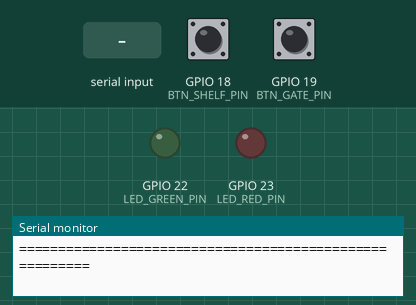
The sketch below on a simulated ESP32. Shown: output pins drawn as LEDs (lit = HIGH), the last lines printed to the serial monitor. Dashed ring = blinking. The inputs (shaded band) are chosen by the test bench; at power-on: GPIO 18 (BTN_SHELF_PIN) HIGH, GPIO 19 (BTN_GATE_PIN) HIGH. WiFi joins after 1.5 s; servers stay silent unless stated; random numbers use the default seed unless the sketch sets one; no MQTT or app messages arrive unless stated; not simulated (calls return 0 or success): secrets.h; names the files do not define were given values by the test bench: MQTT_PORT = 1883.

Above: at 2.7 s.
2.8 s: GPIO 18 (BTN_SHELF_PIN) pulled LOW for 1 s
At 3.25 s:
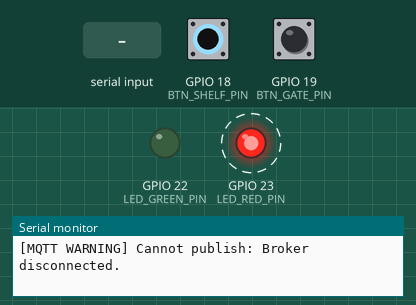
6.7 s: GPIO 19 (BTN_GATE_PIN) pulled LOW for 1 s
At 7.16 s:
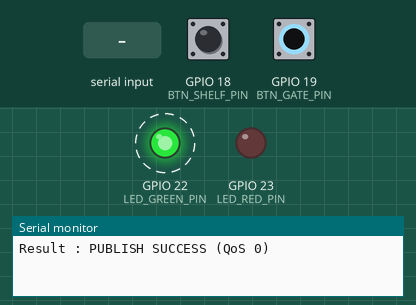
9.7 s: "1\n" received over Serial
At 10.1 s:
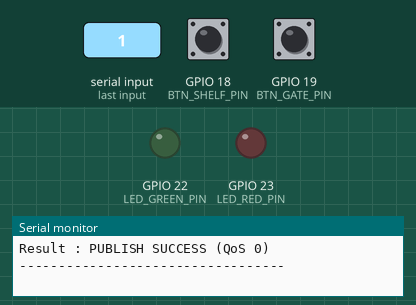
11.2 s: GPIO 18 (BTN_SHELF_PIN) pulled LOW for 0.15 s
At 12.5 s:
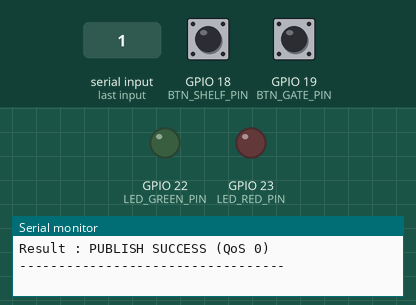
12.8 s: GPIO 19 (BTN_GATE_PIN) pulled LOW for 0.15 s
At 13.7 s:
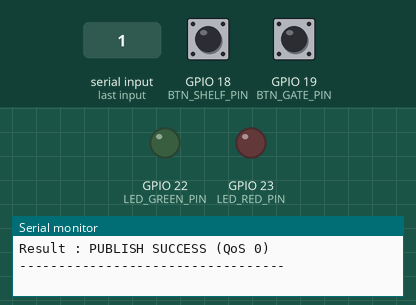
14.4 s: "2\n" received over Serial
At 15.0 s:
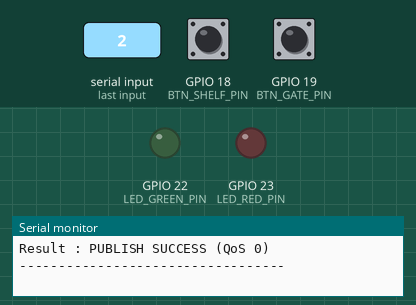
Timing chart, 0 to 16.9 s (numbered marks = the images above; inputs shaded):
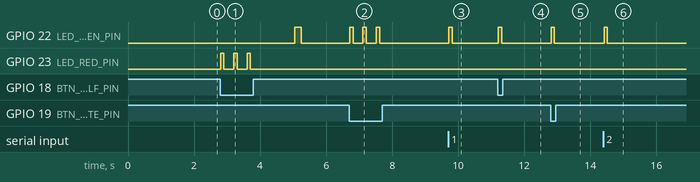

Measured:
- after the input at 2.8 s, GPIO 23 (LED_RED_PIN): alternates HIGH for 0.10 s and LOW for 0.30 s, 6 changes in all, then stays LOW, starting at once
- after the input at 6.7 s, GPIO 22 (LED_GREEN_PIN): alternates HIGH for 0.10 s and LOW for 0.30 s, 6 changes in all, then stays LOW, starting at once
- after the input at 9.7 s, GPIO 22 (LED_GREEN_PIN): LOW → HIGH at once, → LOW 0.10 s later
- after the input at 11.2 s, GPIO 22 (LED_GREEN_PIN): LOW → HIGH at once, → LOW 0.10 s later
- after the input at 12.8 s, GPIO 22 (LED_GREEN_PIN): LOW → HIGH at once, → LOW 0.10 s later
- after the input at 14.4 s, GPIO 22 (LED_GREEN_PIN): LOW → HIGH at once, → LOW 0.10 s later

The sketch:

esp32_firmware.ino
```cpp
/*
 ============================================================================
 IoT-Based Smart Asset Tracking and Anomaly Detection System
 ESP32 Wokwi Firmware: RFID/IoT Asset Scanner & MQTT Telemetry Node
 ============================================================================

 Features:
   - Connects to WiFi ("Wokwi-GUEST" in simulation or configured LAN AP).
   - Connects to Eclipse Mosquitto MQTT broker on topic "asset/events".
   - Hardware Input Simulation:
       * Pushbutton 1 (GPIO 18): Simulates an Internal Shelf Scan (Asset A001 @ SHELF_01).
       * Pushbutton 2 (GPIO 19): Simulates a Perimeter Gate Scan (Asset A005 @ MAIN_GATE).
       * Serial Console Input: Type '1'-'5' to simulate scans for assets A001-A005.
   - Emits canonical JSON events conforming to the backend schema:
       {
         "message_id": "esp32-xxxx",
         "asset_id": "A001",
         "location": "SHELF_01",
         "event_type": "INTERNAL_SCAN",
         "timestamp": "2026-10-23T18:00:00Z"
       }
   - Status LEDs:
       * Green LED (GPIO 22): Blinks on successful publish / Normal event.
       * Red LED (GPIO 23): Blinks on Alert / Unauthorized / MQTT error.
 ============================================================================
*/

#include <WiFi.h>
#include <PubSubClient.h>
#include <ArduinoJson.h>
#include "secrets.h"

// Hardware Pin Definitions
#define BTN_SHELF_PIN   18   // Pushbutton 1: Internal Shelf Scan
#define BTN_GATE_PIN    19   // Pushbutton 2: Main Gate Scan
#define LED_GREEN_PIN   22   // Status Indicator: OK / Published
#define LED_RED_PIN     23   // Status Indicator: Alert / Error

// Debounce Tracking
unsigned long lastShelfBtnTime = 0;
unsigned long lastGateBtnTime = 0;
const unsigned long DEBOUNCE_DELAY_MS = 400;

// Registered Demo Assets and expected zones
struct AssetConfig {
  const char* id;
  const char* name;
  const char* defaultZone;
  bool isExitAuthorized;
};

const AssetConfig CATALOG[] = {
  {"A001", "Laptop", "SHELF_01", true},
  {"A002", "Monitor", "SHELF_01", true},
  {"A003", "Keyboard", "SHELF_02", true},
  {"A004", "Projector", "SHELF_02", true},
  {"A005", "Scanner", "SHELF_03", false}
};
const int CATALOG_SIZE = sizeof(CATALOG) / sizeof(CATALOG[0]);

// Network Clients
WiFiClient espClient;
PubSubClient mqttClient(espClient);

// Reconnection Timer
unsigned long lastMqttReconnectAttempt = 0;
const unsigned long RECONNECT_INTERVAL_MS = 5000;

// Event counter for unique message ID generation
unsigned long eventCounter = 1000;

// ----------------------------------------------------------------------------
// Utility Functions
// ----------------------------------------------------------------------------

void flashLed(int pin, int durationMs = 150) {
  digitalWrite(pin, HIGH);
  delay(durationMs);
  digitalWrite(pin, LOW);
}

void printSerialHelp() {
  Serial.println(F("\n========================================================"));
  Serial.println(F("ESP32 IoT Asset Tracking Node - Interactive Commands:"));
  Serial.println(F("  Press Green Button (GPIO 18) : Normal Scan A001 @ SHELF_01"));
  Serial.println(F("  Press Red Button (GPIO 19)   : Gate Scan A005 @ MAIN_GATE"));
  Serial.println(F("  Serial Key '1'               : Normal Scan A001 @ SHELF_01"));
  Serial.println(F("  Serial Key '2'               : Misplaced Scan A002 @ SHELF_03"));
  Serial.println(F("  Serial Key '3'               : Normal Scan A003 @ SHELF_02"));
  Serial.println(F("  Serial Key '4'               : Authorized Exit A004 @ MAIN_GATE"));
  Serial.println(F("  Serial Key '5'               : Unauthorized Exit A005 @ MAIN_GATE"));
  Serial.println(F("  Serial Key 'h'               : Show this help menu"));
  Serial.println(F("========================================================\n"));
}

// ----------------------------------------------------------------------------
// WiFi Connection
// ----------------------------------------------------------------------------

void setupWiFi() {
  delay(10);
  Serial.println();
  Serial.print(F("[WiFi] Connecting to SSID: "));
  Serial.println(WIFI_SSID);

  WiFi.mode(WIFI_STA);
  WiFi.begin(WIFI_SSID, WIFI_PASSWORD);

  int attempts = 0;
  while (WiFi.status() != WL_CONNECTED && attempts < 20) {
    delay(500);
    Serial.print(F("."));
    attempts++;
  }

  if (WiFi.status() == WL_CONNECTED) {
    Serial.println(F("\n[WiFi] Connected successfully!"));
    Serial.print(F("[WiFi] Assigned IP: "));
    Serial.println(WiFi.localIP());
  } else {
    Serial.println(F("\n[WiFi WARNING] WiFi not connected. Simulation will retry in background."));
  }
}

// ----------------------------------------------------------------------------
// MQTT Connection & Callback
// ----------------------------------------------------------------------------

void mqttCallback(char* topic, byte* payload, unsigned int length) {
  Serial.print(F("[MQTT INBOUND] Topic: "));
  Serial.println(topic);
}

boolean connectMQTT() {
  Serial.print(F("[MQTT] Attempting connection to broker: "));
  Serial.print(MQTT_BROKER);
  Serial.print(F(":"));
  Serial.println(MQTT_PORT);

  // Generate a distinct client ID with random suffix to avoid broker kicks
  String clientId = String(MQTT_CLIENT_ID) + "_" + String(random(0xffff), HEX);

  boolean connected = false;
  if (strlen(MQTT_USERNAME) > 0) {
    connected = mqttClient.connect(clientId.c_str(), MQTT_USERNAME, MQTT_PASSWORD);
  } else {
    connected = mqttClient.connect(clientId.c_str());
  }

  if (connected) {
    Serial.println(F("[MQTT] Connected to broker successfully!"));
    flashLed(LED_GREEN_PIN, 200);
  } else {
    Serial.print(F("[MQTT ERROR] Connection failed, rc="));
    Serial.println(mqttClient.state());
    flashLed(LED_RED_PIN, 200);
  }
  return connected;
}

// ----------------------------------------------------------------------------
// Publish Telemetry Event
// ----------------------------------------------------------------------------

bool publishAssetEvent(const char* assetId, const char* location, const char* eventType) {
  if (!mqttClient.connected()) {
    Serial.println(F("[MQTT WARNING] Cannot publish: Broker disconnected."));
    flashLed(LED_RED_PIN, 100);
    return false;
  }

  // Construct JSON payload
  StaticJsonDocument<256> doc;

  eventCounter++;
  char msgIdBuf[32];
  snprintf(msgIdBuf, sizeof(msgIdBuf), "esp32-%08lx", eventCounter);

  doc["message_id"] = msgIdBuf;
  doc["asset_id"] = assetId;
  doc["location"] = location;
  doc["event_type"] = eventType;

  char jsonBuffer[256];
  serializeJson(doc, jsonBuffer);

  Serial.println(F("\n--- [ESP32 OUTBOUND MQTT EVENT] ---"));
  Serial.print(F("Topic  : "));
  Serial.println(MQTT_TOPIC);
  Serial.print(F("Payload: "));
  Serial.println(jsonBuffer);

  boolean success = mqttClient.publish(MQTT_TOPIC, jsonBuffer);
  if (success) {
    Serial.println(F("Result : PUBLISH SUCCESS (QoS 0)"));
    flashLed(LED_GREEN_PIN, 100);
  } else {
    Serial.println(F("Result : PUBLISH FAILED"));
    flashLed(LED_RED_PIN, 200);
  }
  Serial.println(F("----------------------------------\n"));
  return success;
}

// ----------------------------------------------------------------------------
// Arduino Setup & Main Loop
// ----------------------------------------------------------------------------

void setup() {
  Serial.begin(115200);
  while (!Serial && millis() < 1000);

  Serial.println(F("\n========================================================"));
  Serial.println(F("   IoT Asset Tracking - ESP32 Wokwi Simulation Node    "));
  Serial.println(F("========================================================"));

  pinMode(BTN_SHELF_PIN, INPUT_PULLUP);
  pinMode(BTN_GATE_PIN, INPUT_PULLUP);
  pinMode(LED_GREEN_PIN, OUTPUT);
  pinMode(LED_RED_PIN, OUTPUT);

  digitalWrite(LED_GREEN_PIN, LOW);
  digitalWrite(LED_RED_PIN, LOW);

  setupWiFi();

  mqttClient.setServer(MQTT_BROKER, MQTT_PORT);
  mqttClient.setCallback(mqttCallback);

  printSerialHelp();
}

void loop() {
  // 1. Maintain WiFi and MQTT connection state
  if (WiFi.status() == WL_CONNECTED) {
    if (!mqttClient.connected()) {
      unsigned long now = millis();
      if (now - lastMqttReconnectAttempt > RECONNECT_INTERVAL_MS) {
        lastMqttReconnectAttempt = now;
        connectMQTT();
      }
    } else {
      mqttClient.loop();
    }
  }

  // 2. Read Physical Pushbuttons
  unsigned long currentMillis = millis();

  // Pushbutton 1: Shelf Scan (Normal Asset A001 @ SHELF_01)
  if (digitalRead(BTN_SHELF_PIN) == LOW) {
    if (currentMillis - lastShelfBtnTime > DEBOUNCE_DELAY_MS) {
      lastShelfBtnTime = currentMillis;
      Serial.println(F("[TRIGGER] Shelf Button Pressed -> Scanning A001 @ SHELF_01"));
      publishAssetEvent("A001", "SHELF_01", "INTERNAL_SCAN");
    }
  }

  // Pushbutton 2: Perimeter Gate Scan (Unauthorized Asset A005 @ MAIN_GATE)
  if (digitalRead(BTN_GATE_PIN) == LOW) {
    if (currentMillis - lastGateBtnTime > DEBOUNCE_DELAY_MS) {
      lastGateBtnTime = currentMillis;
      Serial.println(F("[TRIGGER] Gate Button Pressed -> Scanning A005 @ MAIN_GATE"));
      publishAssetEvent("A005", "MAIN_GATE", "GATE_SCAN");
    }
  }

  // 3. Read Serial Console Commands for Interactive Demonstrations
  if (Serial.available() > 0) {
    char cmd = Serial.read();
    switch (cmd) {
      case '1':
        Serial.println(F("[SERIAL 1] Normal Scan: Asset A001 @ SHELF_01"));
        publishAssetEvent("A001", "SHELF_01", "INTERNAL_SCAN");
        break;
      case '2':
        Serial.println(F("[SERIAL 2] Misplaced Scan: Asset A002 @ SHELF_03 (Expected SHELF_01)"));
        publishAssetEvent("A002", "SHELF_03", "INTERNAL_SCAN");
        break;
      case '3':
        Serial.println(F("[SERIAL 3] Normal Scan: Asset A003 @ SHELF_02"));
        publishAssetEvent("A003", "SHELF_02", "INTERNAL_SCAN");
        break;
      case '4':
        Serial.println(F("[SERIAL 4] Authorized Exit: Asset A004 @ MAIN_GATE"));
        publishAssetEvent("A004", "MAIN_GATE", "GATE_SCAN");
        break;
      case '5':
        Serial.println(F("[SERIAL 5] SECURITY ALERT: Unauthorized Exit: Asset A005 @ MAIN_GATE"));
        publishAssetEvent("A005", "MAIN_GATE", "GATE_SCAN");
        break;
      case 'h':
      case 'H':
        printSerialHelp();
        break;
      case '\r':
      case '\n':
        break;
      default:
        Serial.print(F("[INFO] Unknown key: '"));
        Serial.print(cmd);
        Serial.println(F("'. Type 'h' for menu."));
        break;
    }
  }
}
```
